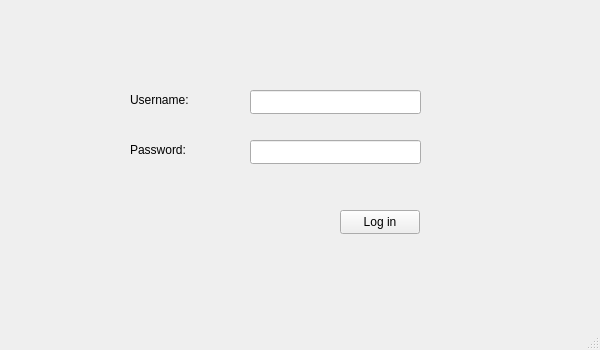
<?xml version="1.0" encoding="UTF-8"?>
<ui version="4.0">
 <class>WindowOpen</class>
 <widget class="QMainWindow" name="WindowOpen">
  <property name="geometry">
   <rect>
    <x>0</x>
    <y>0</y>
    <width>600</width>
    <height>350</height>
   </rect>
  </property>
  <property name="windowTitle">
   <string>MainWindow</string>
  </property>
  <widget class="QWidget" name="centralwidget">
   <widget class="QLabel" name="label">
    <property name="geometry">
     <rect>
      <x>130</x>
      <y>90</y>
      <width>71</width>
      <height>20</height>
     </rect>
    </property>
    <property name="text">
     <string>Username:</string>
    </property>
   </widget>
   <widget class="QPushButton" name="pushButton">
    <property name="geometry">
     <rect>
      <x>340</x>
      <y>210</y>
      <width>80</width>
      <height>24</height>
     </rect>
    </property>
    <property name="text">
     <string>Log in</string>
    </property>
   </widget>
   <widget class="QLineEdit" name="lineEdit_2">
    <property name="geometry">
     <rect>
      <x>250</x>
      <y>140</y>
      <width>171</width>
      <height>24</height>
     </rect>
    </property>
   </widget>
   <widget class="QLabel" name="label_2">
    <property name="geometry">
     <rect>
      <x>130</x>
      <y>140</y>
      <width>81</width>
      <height>20</height>
     </rect>
    </property>
    <property name="text">
     <string>Password:</string>
    </property>
   </widget>
   <widget class="QLineEdit" name="lineEdit">
    <property name="geometry">
     <rect>
      <x>250</x>
      <y>90</y>
      <width>171</width>
      <height>24</height>
     </rect>
    </property>
   </widget>
  </widget>
  <widget class="QMenuBar" name="menubar">
   <property name="geometry">
    <rect>
     <x>0</x>
     <y>0</y>
     <width>600</width>
     <height>21</height>
    </rect>
   </property>
  </widget>
  <widget class="QStatusBar" name="statusbar"/>
 </widget>
 <resources/>
 <connections/>
</ui>
